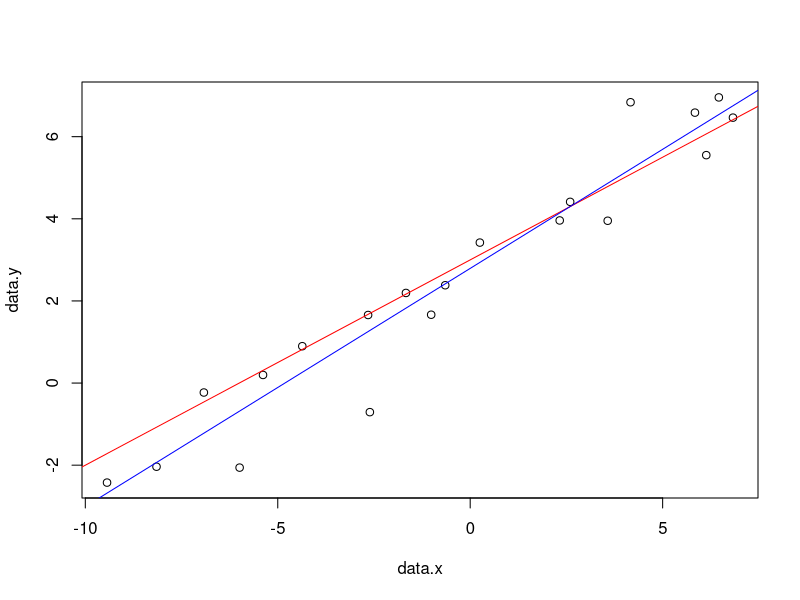

Write R code to recreate this figure.
library(dplyr)
set.seed(12604)

# practice with parameter estimation

# we'll use the same linear model data as before.

intercept <- 3
slope <- 0.5

data.x <- runif(20, min=-10, max=10)
data.y <- rnorm(20, mean=(slope*data.x + intercept), sd = 1)

plot(data.x, data.y)
abline(a = intercept, b=slope, col="red")

model.data <- data.frame(x=data.x, y=data.y)

# now we need to write a function that calculates the RMSE for a given set of parameters
# because of the function we will use in a moment, this function must take a vector of parameters
# as the first argument. we can translate that vector back into the intercept and slope inside the function.

calculate.rmse <- function(parameters){
  intercept <- parameters[1]
  slope <- parameters[2]
  
  model.data <- model.data %>% 
    mutate(predicted.y = intercept + slope*x) %>%
    mutate(square.error = (predicted.y - y)^2)
  
  rmse <- sqrt(mean(model.data$square.error))
  
  return(rmse)
}

# now we use optim to find the best fitting parameters (minimize RMSE)

result <- optim(calculate.rmse, par = c(0,0))

# we can extract the parameters from optim, and plot the best fitting line

best.intercept <- result$par[1]
best.slope <- result$par[2]

abline(a=best.intercept, b=best.slope, col="blue")

# note that the best fitting line is not the same as the actual model that generated the data!
# if you were running the experiment that collected this data, what could you do to improve
# the estimate? get more data! try simulating that, and seeing if it helps. if you are done early,
# then try making a plot that has sample size on the X axis and error in the model parameter estimates on
# the Y axis...

